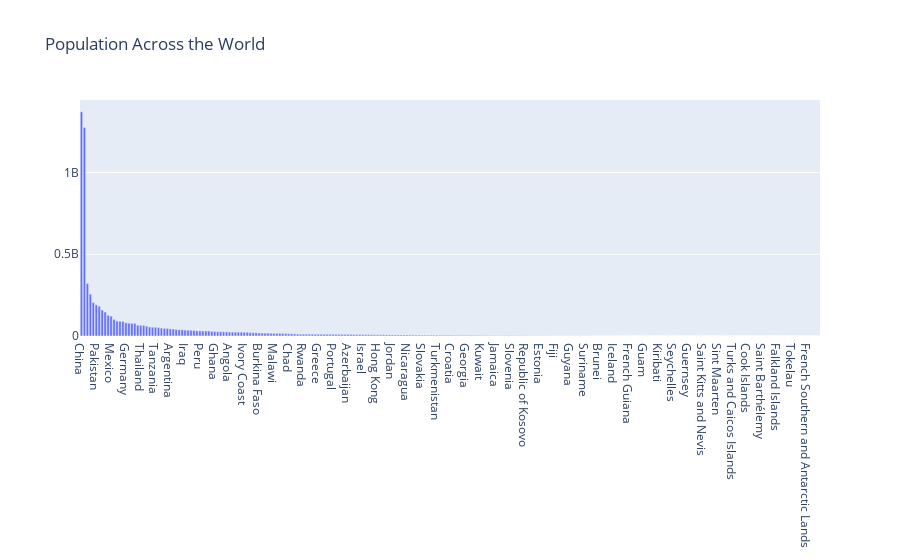

The notebook cell saved with this chart:
### Markdown cell above
## EDA: Population

### Code cell
fig = go.Figure([go.Bar(x=df_population['Country'], y=df_population['Population'])])
fig.update_layout(title="Population Across the World",barmode='stack', xaxis={'categoryorder':'total descending'})
fig.show()

### Figure 1 — Plotly figure (JSON) as saved in the notebook; plotly's stock layout.template omitted (floating-point values rounded to 4 significant figures; data arrays with more than 128 entries replaced by an {"elided": "..."} marker saying what was removed)
{"data": [{"type": "bar", "x": {"elided": "250 str values"}, "y": {"elided": "250 int values"}}], "layout": {"autosize": true, "barmode": "stack", "title": {"text": "Population Across the World"}, "xaxis": {"autorange": true, "categoryorder": "total descending", "range": [-0.5, 249.5], "type": "category"}, "yaxis": {"autorange": true, "range": [0, 1444000000.0], "type": "linear"}}}
